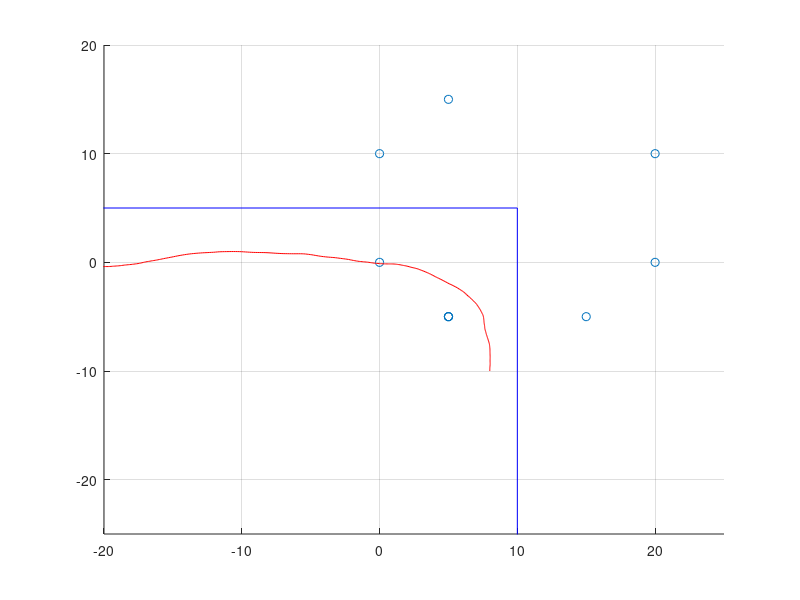

MATLAB code for this plot: (Note: this script raises an error after producing the figure.)
clear all; close all; clc;
f=12.5;   % frequency hz
dt=1/f; % period s
T=30;   % exp time s
N=floor(T/dt);

bs=[0;0];
vt1=[0;10;0];
vt2=[20;0;0];
vt3=[5;-5;5*sqrt(2)];
vt4=[20;10;0];
vt5=[5;15;5*sqrt(2)];
vt6=[15;-5;5*sqrt(2)];
vt7=[5;-5;5*sqrt(10)];
vt8=[5;-5;5*sqrt(10)];

ax=0.5; ay=ax;    % acceleration for each direction m/s^2
pos_init=[8;-10]; % initial position m
v_init=[0;1]/sqrt(1);   % initial velocity m/s

toarmse=0.3; % m
toalosrmse=0.05; % m
aoarmse=4*pi/180;   % rad
aoalosrmse=2*pi/180;
bias=0.3;
R=diag([toarmse^2,aoarmse^2]);

x=zeros(5,N);
x(:,1)=[pos_init;v_init;0];
A=eye(5);
A(1,3)=dt;
A(2,4)=dt;
B=[0.5*dt^2, 0;
    0, 0.5*dt^2;
    dt, 0;
    0, dt;
    0, 0];

% add dependencies
addpath('VT_datagen_dependencies');
%% groundtruth gen
for montecarlo=1:1
    flag=0;
    while (flag~=1)
        a=[normrnd(0,1,1,N)*ax;normrnd(0,1,1,N)*ay];
        for i=2:N
            x(:,i)=A*x(:,i-1)+B*a(:,i);
            if or(x(2,i)>5,x(1,i)>10)
                flag=0;
                break;
            end
            if(i==N)
                flag=1;
            end
        end
    end
    gtPose=[[0:0.08:29.92]',x'];
    %% plot
    h=figure();
    grid on;
    hold on;
    xlim([-20,25]);
    ylim([-25,20]);
    scatter([bs(1);vt1(1);vt2(1);vt3(1);vt4(1);vt5(1);vt6(1);vt7(1);vt8(1)],...
    [bs(2);vt1(2);vt2(2);vt3(2);vt4(2);vt5(2);vt6(2);vt7(2);vt8(2)]);
    plot(x(1,:),x(2,:),'r');
    plot([-100,10,10],[5,5,-100],'b');

    %% measurement gen
    lambda = 0.02; % expectation of the Poisson distribution
    P_D=0.95;      % probability of detection

    bsmeascpp=zeros(2,N);  % 先toa后dod最后aoa
    vt1meascpp=zeros(2,N);
    vt2meascpp=zeros(2,N);
    vt3meascpp=zeros(2,N);
    vt4meascpp=zeros(2,N);
    vt5meascpp=zeros(2,N);
    vt6meascpp=zeros(2,N);
    vt7meascpp=zeros(2,N);
    vt8meascpp=zeros(2,N);

    bsmeascpporiginal=zeros(2,N);  % 先toa后dod最后aoa
    vt1meascpporiginal=zeros(2,N);
    vt2meascpporiginal=zeros(2,N);
    vt3meascpporiginal=zeros(2,N);
    vt4meascpporiginal=zeros(2,N);
    vt5meascpporiginal=zeros(2,N);
    vt6meascpporiginal=zeros(2,N);
    vt7meascpporiginal=zeros(2,N);
    vt8meascpporiginal=zeros(2,N);

    gtPosetrans=gtPose';
    for i=1:N
        bsmeascpporiginal(:,i)=[norm(gtPosetrans(2:3,i)-bs)+bias;GetAngle([0,0],gtPosetrans(2:3,i))];
        vt1meascpporiginal(:,i)=[norm(gtPosetrans(2:3,i)-vt1(1:2))+vt1(3)+bias;GetAngle(vt1(1:2),gtPosetrans(2:3,i))];
        vt2meascpporiginal(:,i)=[norm(gtPosetrans(2:3,i)-vt2(1:2))+vt2(3)+bias;GetAngle(vt2(1:2),gtPosetrans(2:3,i))];
        vt3meascpporiginal(:,i)=[norm(gtPosetrans(2:3,i)-vt3(1:2))+vt3(3)+bias;GetAngle(vt3(1:2),gtPosetrans(2:3,i))];
        vt4meascpporiginal(:,i)=[norm(gtPosetrans(2:3,i)-vt4(1:2))+vt4(3)+bias;GetAngle(vt4(1:2),gtPosetrans(2:3,i))];
        vt5meascpporiginal(:,i)=[norm(gtPosetrans(2:3,i)-vt5(1:2))+vt5(3)+bias;GetAngle(vt5(1:2),gtPosetrans(2:3,i))];
        vt6meascpporiginal(:,i)=[norm(gtPosetrans(2:3,i)-vt6(1:2))+vt6(3)+bias;GetAngle(vt6(1:2),gtPosetrans(2:3,i))];
        vt7meascpporiginal(:,i)=[norm(gtPosetrans(2:3,i)-vt7(1:2))+vt7(3)+bias;GetAngle(vt7(1:2),gtPosetrans(2:3,i))];
        vt8meascpporiginal(:,i)=[norm(gtPosetrans(2:3,i)-vt8(1:2))+vt8(3)+bias;GetAngle(vt8(1:2),gtPosetrans(2:3,i))];
    end

    % white noise addup
    bsnoise=[randn(1,N)*toalosrmse;randn(1,N)*aoalosrmse];
    vt1noise=[randn(1,N)*toarmse;randn(1,N)*aoarmse];
    vt2noise=[randn(1,N)*toarmse;randn(1,N)*aoarmse];
    vt3noise=[randn(1,N)*toarmse;randn(1,N)*aoarmse];
    vt4noise=[randn(1,N)*toarmse;randn(1,N)*aoarmse];
    vt5noise=[randn(1,N)*toarmse;randn(1,N)*aoarmse];
    vt6noise=[randn(1,N)*toarmse;randn(1,N)*aoarmse];
    vt7noise=[randn(1,N)*toarmse;randn(1,N)*aoarmse];
    vt8noise=[randn(1,N)*toarmse;randn(1,N)*aoarmse];

    bsmeascpp=bsmeascpporiginal+bsnoise;
    vt1meascpp=vt1meascpporiginal+vt1noise;
    vt2meascpp=vt2meascpporiginal+vt2noise;
    vt3meascpp=vt3meascpporiginal+vt3noise;
    vt4meascpp=vt4meascpporiginal+vt4noise;
    vt5meascpp=vt5meascpporiginal+vt5noise;
    vt6meascpp=vt6meascpporiginal+vt6noise;
    vt7meascpp=vt7meascpporiginal+vt7noise;
    vt8meascpp=vt8meascpporiginal+vt8noise;
    
    bsmeascpp(2,:)=normalizeAngles(bsmeascpp(2,:));
    vt1meascpp(2,:)=normalizeAngles(vt1meascpp(2,:));
    vt2meascpp(2,:)=normalizeAngles(vt2meascpp(2,:));
    vt3meascpp(2,:)=normalizeAngles(vt3meascpp(2,:));
    vt4meascpp(2,:)=normalizeAngles(vt4meascpp(2,:));
    vt5meascpp(2,:)=normalizeAngles(vt5meascpp(2,:));
    vt6meascpp(2,:)=normalizeAngles(vt6meascpp(2,:));
    vt7meascpp(2,:)=normalizeAngles(vt7meascpp(2,:));
    vt8meascpp(2,:)=normalizeAngles(vt8meascpp(2,:));
    
    bsmeascpp(1,:)=normalizeRanges(bsmeascpp(1,:));
    vt1meascpp(1,:)=normalizeRanges(vt1meascpp(1,:));
    vt2meascpp(1,:)=normalizeRanges(vt2meascpp(1,:));
    vt3meascpp(1,:)=normalizeRanges(vt3meascpp(1,:));
    vt4meascpp(1,:)=normalizeRanges(vt4meascpp(1,:));
    vt5meascpp(1,:)=normalizeRanges(vt5meascpp(1,:));
    vt6meascpp(1,:)=normalizeRanges(vt6meascpp(1,:));
    vt7meascpp(1,:)=normalizeRanges(vt7meascpp(1,:));
    vt8meascpp(1,:)=normalizeRanges(vt8meascpp(1,:));

    vtmeasurements=cell({vt1meascpp,vt2meascpp,vt3meascpp,vt4meascpp,vt5meascpp,vt6meascpp,vt7meascpp,vt8meascpp});
    % saving
    meas_complete=cell(N,1);
    
    N_clutter = poissrnd(lambda,1);
    
    for i=1:N
        meas_complete{i}=cell(0,1);
        mp = struct(OriginPosition = [gtPose(i,2:3), bias]);
        for j=1:8
            if rand()<P_D
                tempcell=cell(1,1);
                tempcell{1,1}=objectDetection((i-1)*dt,vtmeasurements{j}(:,i),'MeasurementNoise',R,MeasurementParameters=mp);
                meas_complete{i}=[meas_complete{i};tempcell];
            end
        end
        
        for j=1:N_clutter
            r_clutter=50*rand();
            b_clutter=2*pi*rand()-pi;
            tempcell=cell(1,1);
            tempcell{1,1}=objectDetection((i-1)*dt,[r_clutter;b_clutter],'MeasurementNoise',R,MeasurementParameters=mp);
            meas_complete{i}=[meas_complete{i};tempcell];
        end
    end
    
    target=[vt1,vt2,vt3,vt4,vt5,vt6,vt7,vt8];
    print (h, '-dpng', 'dataVT/test.png');
    save('dataVT/meas.mat','meas_complete','target','gtPose','bsmeascpp');
end
